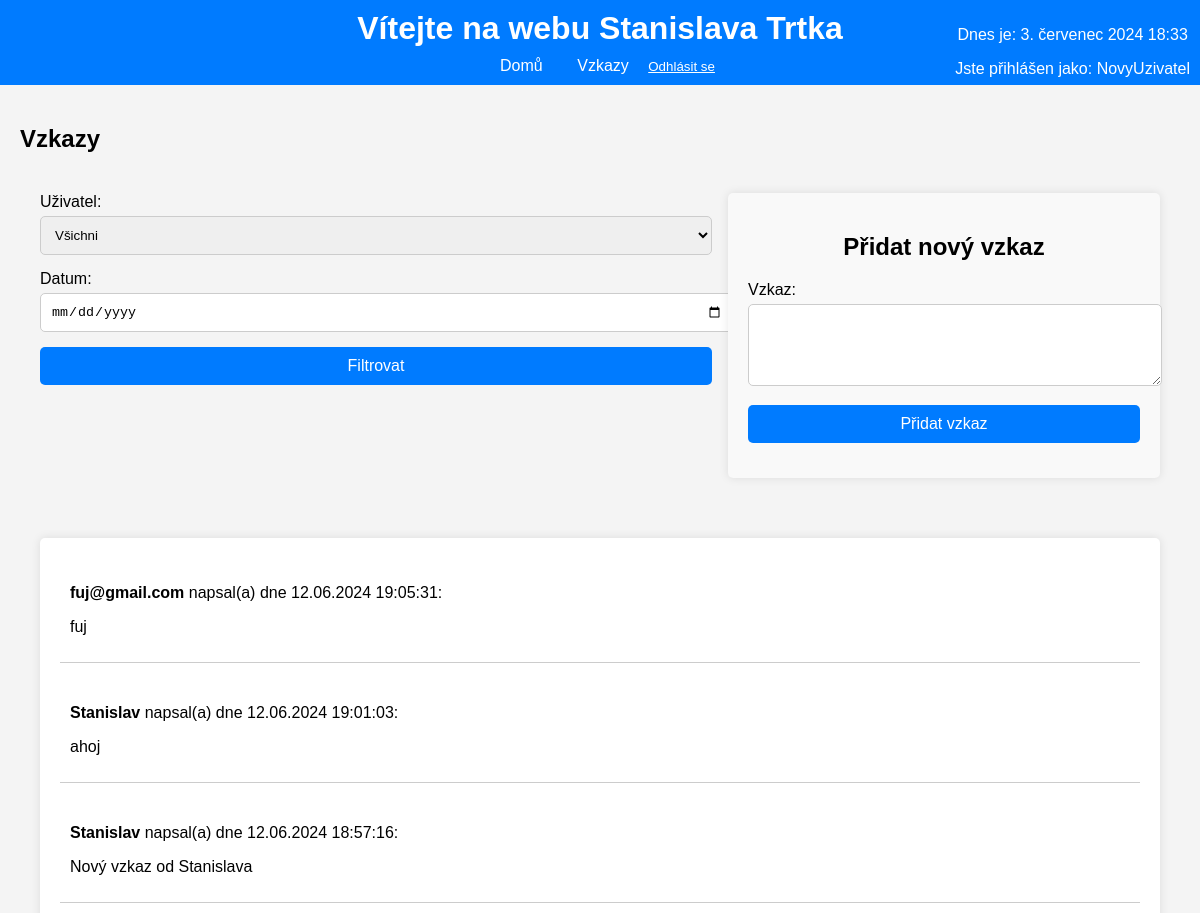
Before: /messages/ (signed in, upper part) with the older database file.
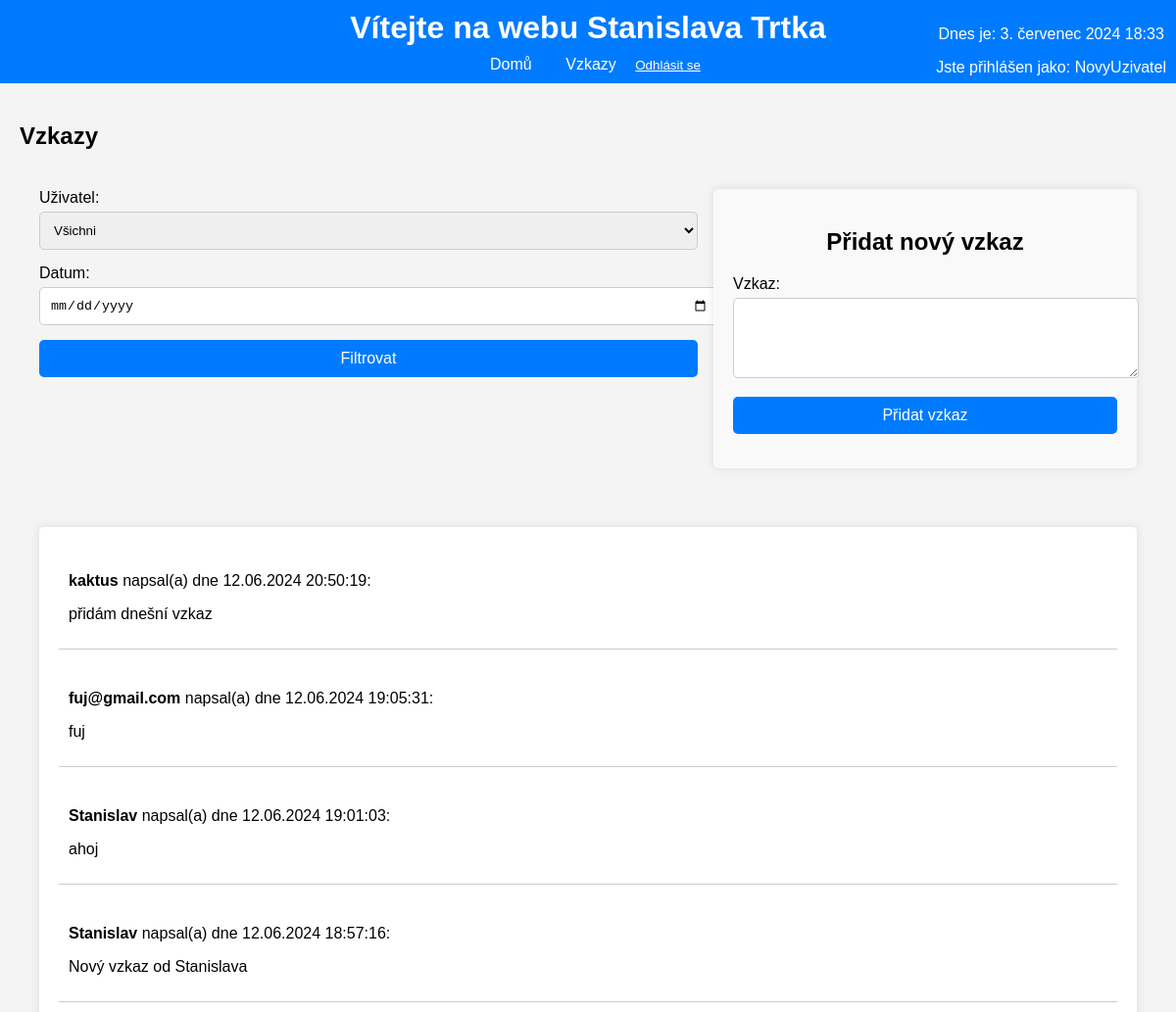
After: the same page with the newer database file.
### myapp/models.py (models this page shows)
class Message(models.Model):
    objects = None
    user = models.ForeignKey(User, on_delete=models.CASCADE)
    content = models.TextField()
    timestamp = models.DateTimeField(auto_now_add=True)

### myapp/views.py (the view)
# urls.py: path('messages/', views.message_list, name='message_list'),
@login_required
def message_list(request):
    user_filter = request.GET.get('user')
    date_filter = request.GET.get('date')
    messages = Message.objects.all().order_by('-timestamp')
    if user_filter:
        messages = messages.filter(user_id=user_filter)
    if date_filter:
        date = parse_date(date_filter)
        if date:
            messages = messages.filter(timestamp__date=date)
    users = User.objects.all()
    return render(request, 'message_list.html', {'messages': messages, 'users': users})

### myapp/context_processors.py (called while the page is built)
def current_datetime(request):
    return {
        'current_time': timezone.now()
    }

### myapp/templates/message_list.html (shortened to what this page needs)
{% extends "base.html" %}
{% load static %}
{% block content %}
<h2>Vzkazy</h2>
<div class="top-section">
    <div class="filter-form">
        <form method="get" action="{% url 'message_list' %}">
            <div class="form-group">
                <label for="user_filter">Uživatel:</label>
                <select name="user" id="user_filter">
                    <option value="">Všichni</option>
                </select>
            </div>
            <div class="form-group">
                <label for="date_filter">Datum:</label>
                <input type="date" name="date" id="date_filter" value="{{ request.GET.date }}">
            </div>
            <div class="form-group">
                <button type="submit">Filtrovat</button>
            </div>
        </form>
    </div>
    <div class="add-message">
        <h2>Přidat nový vzkaz</h2>
        <form method="post" action="{% url 'add_message' %}">
            <div class="form-group">
                <label for="id_content">Vzkaz:</label>
                <textarea name="content" id="id_content" rows="4" required></textarea>
            </div>
            <div class="form-group">
                <button type="submit">Přidat vzkaz</button>
            </div>
        </form>
    </div>
</div>
<div class="messages-container">
    <div class="messages-list">
        {% for message in messages %}
            <div class="message-item">
                <p><strong>{{ message.user.username }}</strong> napsal(a) dne {{ message.timestamp|date:"d.m.Y H:i:s" }}:</p>
                <p>{{ message.content }}</p>
            </div>
        {% endfor %}
    </div>
</div>
{% endblock %}

Changed rows visible on the page:
added Message: user.username "kaktus", timestamp "12.06.2024 20:50:19", content "přidám dnešní vzkaz"
